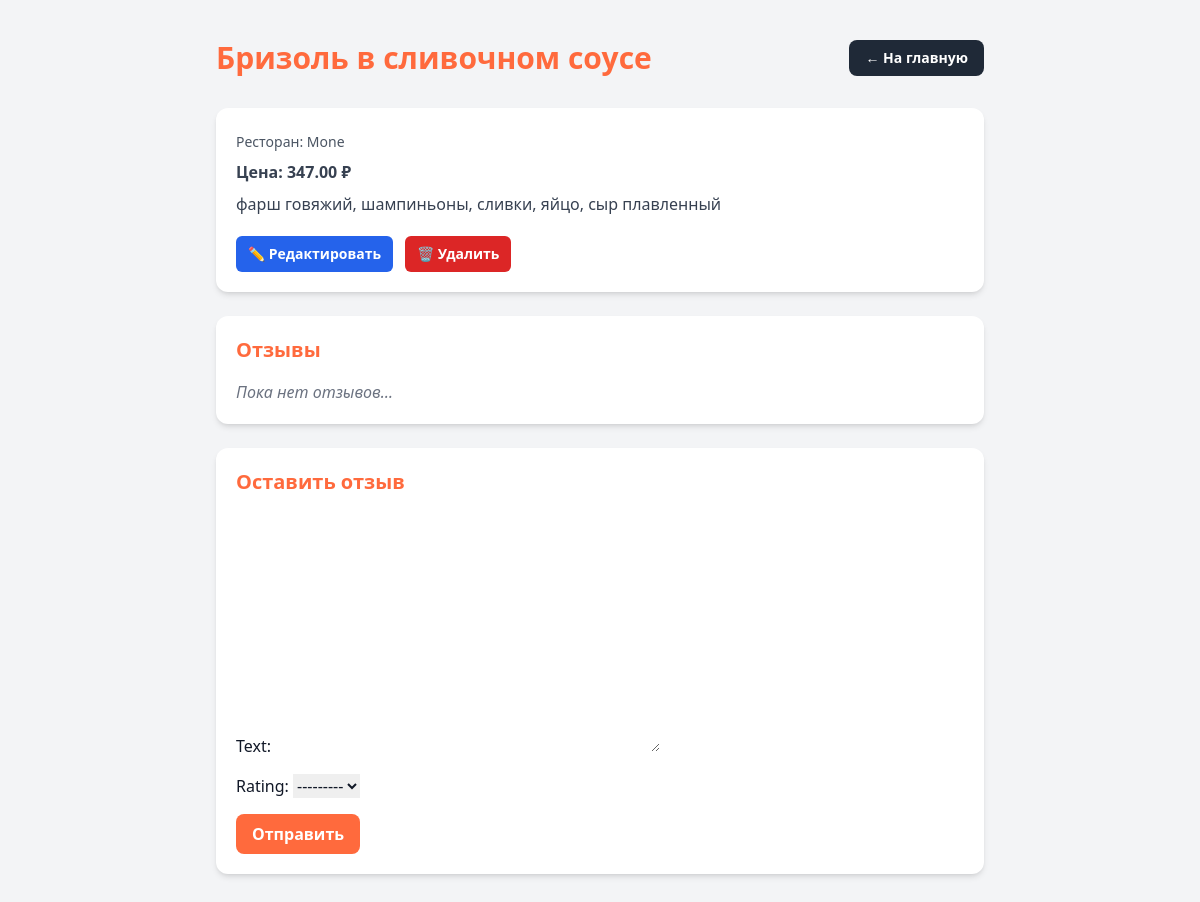
/dishes/7/ (signed in), run on the app's committed database.
### restaurants/models.py (models this page shows, shortened)
class Dish(models.Model):
    name = models.CharField(max_length=200)
    description = models.TextField(blank=True)
    price = models.DecimalField(max_digits=8, decimal_places=2, null=True, blank=True)
    restaurant = models.ForeignKey(Restaurant, on_delete=models.CASCADE, related_name='dishes')
    category = models.ForeignKey(Category, on_delete=models.SET_NULL, null=True, blank=True)
    ingredients = models.ManyToManyField(Ingredient, blank=True)
    created_at = models.DateTimeField(auto_now_add=True)

class Restaurant(models.Model):
    owner = models.ForeignKey(User, on_delete=models.CASCADE)
    name = models.CharField(max_length=200)
    address = models.CharField(max_length=300, blank=True)
    latitude = models.FloatField()
    longitude = models.FloatField()
    phone = models.CharField(max_length=50, blank=True)
    is_open = models.BooleanField(default=True)
    created_at = models.DateTimeField(auto_now_add=True)

### restaurants/views.py (the view)
# urls.py: path('dishes/<int:pk>/', DishDetailView.as_view(), name='dish-detail'),
class DishDetailView(LoginRequiredMixin, DetailView):
    model = Dish
    template_name = 'restaurants/dish_detail.html'
    context_object_name = 'dish'
    def get_context_data(self, **kwargs):
        context = super().get_context_data(**kwargs)
        context['reviews'] = self.object.reviews.all()
        context['review_form'] = ReviewForm()
        return context

### restaurants/forms.py
class ReviewForm(forms.ModelForm):
    class Meta:
        model = Review
        fields = ['text', 'rating']

### restaurants/templates/restaurants/dish_detail.html (shortened to what this page needs)
{% load static %}
<!DOCTYPE html>
<html lang="ru">
<head>
    <script src="https://cdn.tailwindcss.com"></script>
</head>
<body class="bg-gray-100 text-gray-900">
<div class="max-w-3xl mx-auto py-10">
    <div class="flex justify-between items-center mb-8">
        <h1 class="text-3xl font-bold text-brand">{{ dish.name }}</h1>
        <a href="/" class="px-4 py-2 bg-gray-800 text-white rounded-lg font-semibold text-sm hover:bg-gray-900 transition">
            ← На главную
        </a>
    </div>
    <div class="bg-white p-5 shadow-md rounded-xl mb-6">
        <p class="text-gray-600 mt-1 text-sm">
            Ресторан: <span class="font-medium">{{ dish.restaurant.name }}</span>
        </p>
        <p class="text-gray-700 font-semibold mt-2">
            Цена: {{ dish.price }} ₽
        </p>
        <p class="text-gray-700 mt-2">{{ dish.description }}</p>
        <div class="mt-5 flex gap-3">
            <a href="{% url 'restaurants:dish-edit' dish.pk %}"
               class="px-3 py-2 rounded-md bg-blue-600 text-white text-sm font-semibold hover:bg-blue-700 transition">
                ✏️ Редактировать
            </a>
            <a href="{% url 'restaurants:dish-delete' dish.pk %}"
               class="px-3 py-2 rounded-md bg-red-600 text-white text-sm font-semibold hover:bg-red-700 transition">
                🗑 Удалить
            </a>
        </div>
    </div>
    <div class="bg-white p-5 shadow-md rounded-xl mb-6">
        <h2 class="text-xl font-bold mb-4 text-brand">Отзывы</h2>
        {% if reviews %}
            <div class="space-y-4">
                {% for review in reviews %}
                    <div class="border border-gray-300 rounded-xl p-4 bg-white">
                        <p class="font-semibold">{{ review.user.username }} — {{ review.rating }}/5</p>
                        <p class="text-gray-700">{{ review.text }}</p>
                    </div>
                {% endfor %}
            </div>
        {% else %}
            <p class="text-gray-500 italic">Пока нет отзывов…</p>
        {% endif %}
    </div>
    {% if user.is_authenticated %}
    <div class="bg-white p-5 shadow-md rounded-xl mb-6">
        <h2 class="text-xl font-bold mb-4 text-brand">Оставить отзыв</h2>
        <form method="post" action="{% url 'restaurants:add-review' dish.pk %}" class="space-y-4">
            {{ review_form.as_p|safe }}
            <button type="submit"
                    class="px-4 py-2 bg-brand text-white rounded-lg font-semibold hover:bg-orange-600 transition">
                Отправить
            </button>
        </form>
    </div>
    {% else %}
        <p class="text-gray-500 italic mb-6">Войдите, чтобы оставить отзыв.</p>
    {% endif %}
</div>
</body>
</html>

### data on the page
Dish: name "Бризоль в сливочном соусе", restaurant.name "Mone", price "347.00", description "фарш говяжий, шампиньоны, сливки, яйцо, сыр плавленный"
